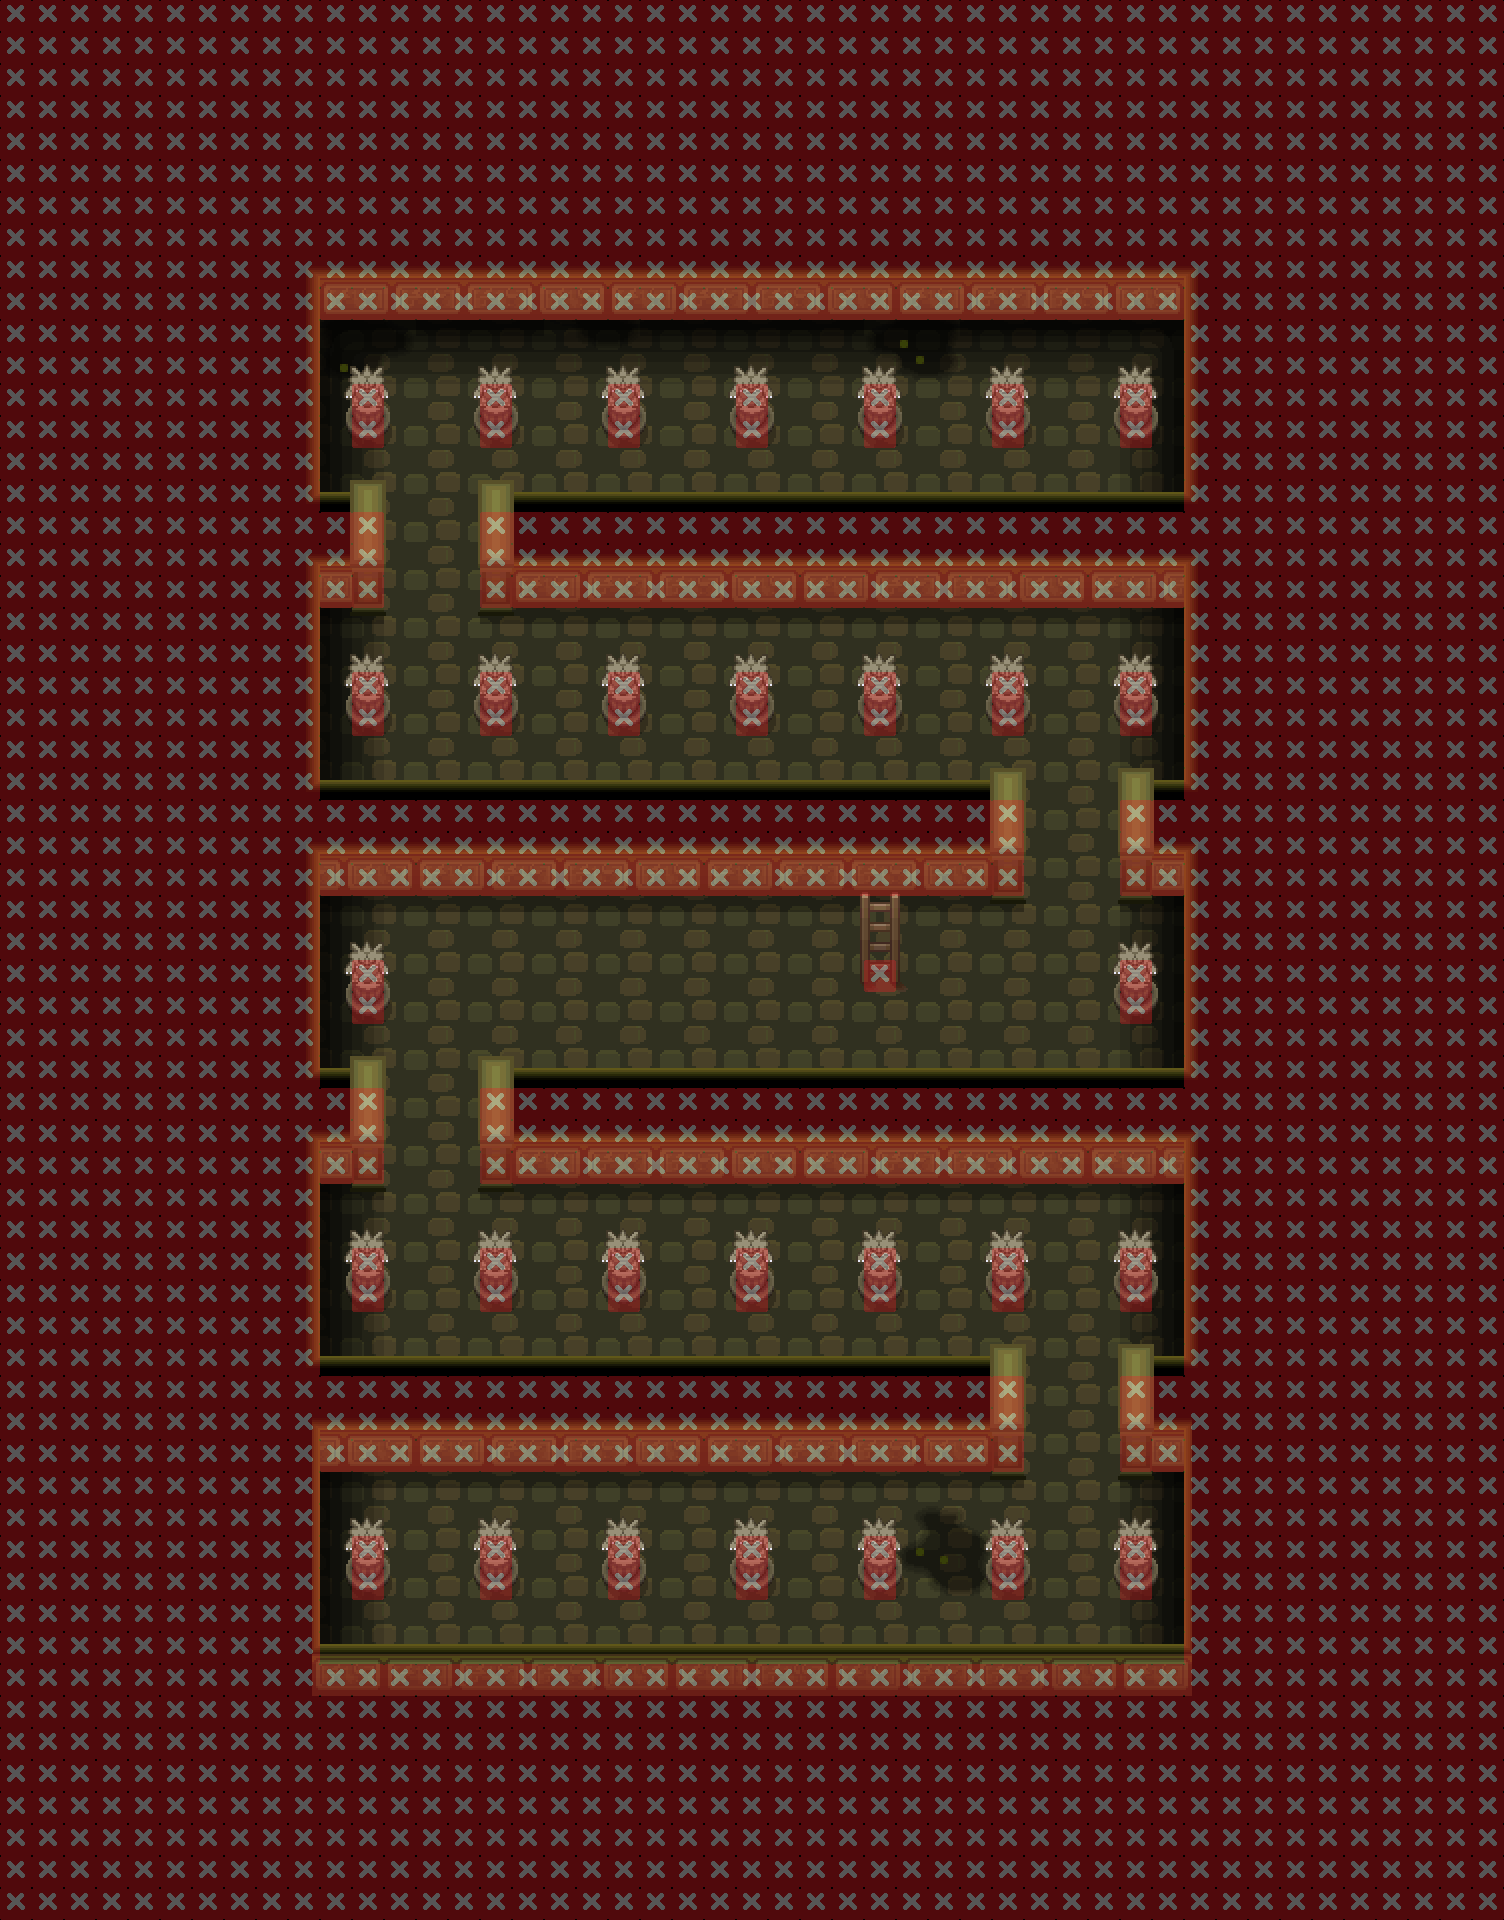

Below is a game level as drawn by its tile map, then a one-line description and the .tmx that defines it (tile-layer data replaced by summaries):
An orthogonal 47x60 tile map with 32x32 px tiles, 32 tile layers (Floor_A_1, Floor_B_1, Wall_A_1, Wall_B_1, ...), 1 hidden layer not drawn, 4 tilesets.

<map version="1.10" tiledversion="1.11.2" orientation="orthogonal" renderorder="right-down" compressionlevel="0" width="47" height="60" tilewidth="32" tileheight="32" infinite="0" nextlayerid="227" nextobjectid="1">
 <tileset firstgid="1" source="../../Tilesets/HGSS/Borders.tsx" />
 <tileset firstgid="563" source="../../Tilesets/HGSS/systemtags.tsx" />
 <tileset firstgid="691" source="../../Tilesets/HGSS/passages.tsx" />
 <tileset firstgid="835" source="../../Tilesets/HGSS/HGSS_Ruins of Alph.tsx" />
 <layer id="205" name="Floor_A_1" width="47" height="60">
  <data>[2820 cells, 869 non-empty, 6 distinct tile ids]</data>
 </layer>
 <layer id="206" name="Floor_B_1" width="47" height="60">
  <data>[2820 cells, 138 non-empty, 16 distinct tile ids]</data>
 </layer>
 <layer id="221" name="Wall_A_1" width="47" height="60">
  <data>[2820 cells, 173 non-empty, 23 distinct tile ids]</data>
 </layer>
 <layer id="222" name="Wall_B_1" width="47" height="60">
  <data>[2820 cells, 115 non-empty, 1 distinct tile ids]</data>
 </layer>
 <layer id="223" name="Wall_C_1" width="47" height="60">
  <data>[2820 cells, 0 non-empty, 0 distinct tile ids]</data>
 </layer>
 <layer id="207" name="Shadow_A_1" width="47" height="60">
  <data>[2820 cells, 166 non-empty, 14 distinct tile ids]</data>
 </layer>
 <layer id="43" name="Props_A_1" width="47" height="60">
  <data>[2820 cells, 32 non-empty, 10 distinct tile ids]</data>
 </layer>
 <layer id="44" name="Props_B_1" width="47" height="60">
  <data>[2820 cells, 0 non-empty, 0 distinct tile ids]</data>
 </layer>
 <layer id="175" name="Props_C_1" width="47" height="60">
  <data>[2820 cells, 150 non-empty, 5 distinct tile ids]</data>
 </layer>
 <layer id="211" name="Props_D_1" width="47" height="60">
  <data>[2820 cells, 0 non-empty, 0 distinct tile ids]</data>
 </layer>
 <group id="4" name="Z=0" />
 <layer id="208" name="Wall_A_2" width="47" height="60">
  <data>[2820 cells, 74 non-empty, 11 distinct tile ids]</data>
 </layer>
 <layer id="210" name="Wall_B_2" width="47" height="60">
  <data>[2820 cells, 0 non-empty, 0 distinct tile ids]</data>
 </layer>
 <layer id="224" name="Wall_C_2" width="47" height="60">
  <data>[2820 cells, 0 non-empty, 0 distinct tile ids]</data>
 </layer>
 <layer id="45" name="Props_A_2" width="47" height="60">
  <data>[2820 cells, 41 non-empty, 5 distinct tile ids]</data>
 </layer>
 <layer id="62" name="Props_B_2" width="47" height="60">
  <data>[2820 cells, 90 non-empty, 3 distinct tile ids]</data>
 </layer>
 <group id="3" name="Z=1" />
 <layer id="217" name="Wall_A_3" width="47" height="60">
  <data>[2820 cells, 310 non-empty, 8 distinct tile ids]</data>
 </layer>
 <layer id="218" name="Wall_B_3" width="47" height="60">
  <data>[2820 cells, 0 non-empty, 0 distinct tile ids]</data>
 </layer>
 <layer id="225" name="Wall_C_3" width="47" height="60">
  <data>[2820 cells, 0 non-empty, 0 distinct tile ids]</data>
 </layer>
 <layer id="63" name="Props_A_3" width="47" height="60">
  <data>[2820 cells, 93 non-empty, 6 distinct tile ids]</data>
 </layer>
 <layer id="64" name="Props_B_3" width="47" height="60">
  <data>[2820 cells, 0 non-empty, 0 distinct tile ids]</data>
 </layer>
 <group id="2" name="Z=2" />
 <layer id="219" name="Wall_A_4" width="47" height="60">
  <data>[2820 cells, 96 non-empty, 1 distinct tile ids]</data>
 </layer>
 <layer id="220" name="Wall_B_4" width="47" height="60">
  <data>[2820 cells, 0 non-empty, 0 distinct tile ids]</data>
 </layer>
 <layer id="226" name="Wall_C_4" width="47" height="60">
  <data>[2820 cells, 0 non-empty, 0 distinct tile ids]</data>
 </layer>
 <layer id="199" name="Props_A_4" width="47" height="60">
  <data>[2820 cells, 75 non-empty, 12 distinct tile ids]</data>
 </layer>
 <layer id="212" name="Props_B_4" width="47" height="60">
  <data>[2820 cells, 0 non-empty, 0 distinct tile ids]</data>
 </layer>
 <group id="48" name="Z=3" />
 <layer id="61" name="Props_A_5" width="47" height="60">
  <data>[2820 cells, 0 non-empty, 0 distinct tile ids]</data>
 </layer>
 <layer id="213" name="Props_B_5" width="47" height="60">
  <data>[2820 cells, 0 non-empty, 0 distinct tile ids]</data>
 </layer>
 <group id="214" name="Z=4" />
 <layer id="215" name="Props_A_6" width="47" height="60">
  <data>[2820 cells, 58 non-empty, 18 distinct tile ids]</data>
 </layer>
 <layer id="216" name="Props_B_6" width="47" height="60">
  <data>[2820 cells, 29 non-empty, 1 distinct tile ids]</data>
 </layer>
 <layer id="209" name="Black_6" width="47" height="60">
  <data>[2820 cells, 1533 non-empty, 3 distinct tile ids]</data>
 </layer>
 <group id="49" name="Z=5" />
 <layer id="168" name="systemtags" width="47" height="60">
  <data>[2820 cells, 0 non-empty, 0 distinct tile ids]</data>
 </layer>
 <layer id="15" name="passages" width="47" height="60" opacity="0.34">
  <data>[2820 cells, 2035 non-empty, 1 distinct tile ids]</data>
 </layer>
 <layer id="1" name="borders" width="47" height="60" visible="0">
  <data>[2820 cells, 128 non-empty, 32 distinct tile ids]</data>
 </layer>
</map>
